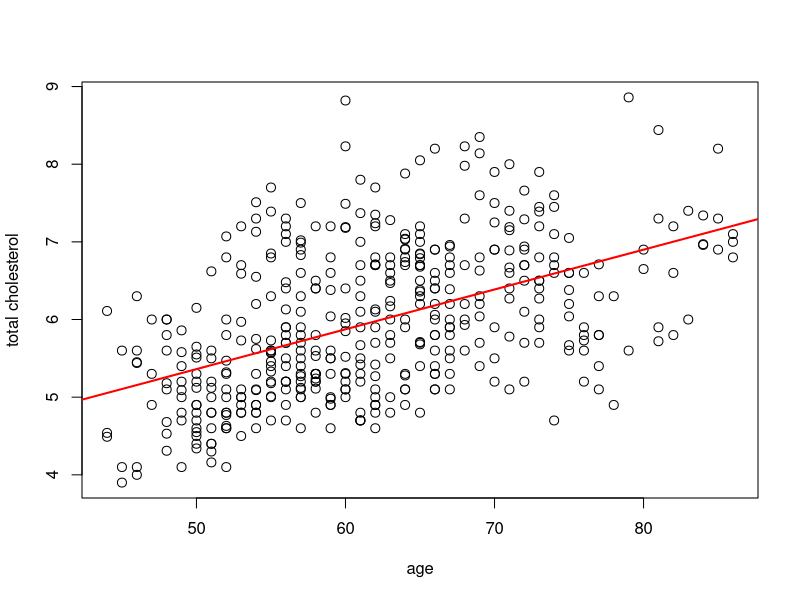
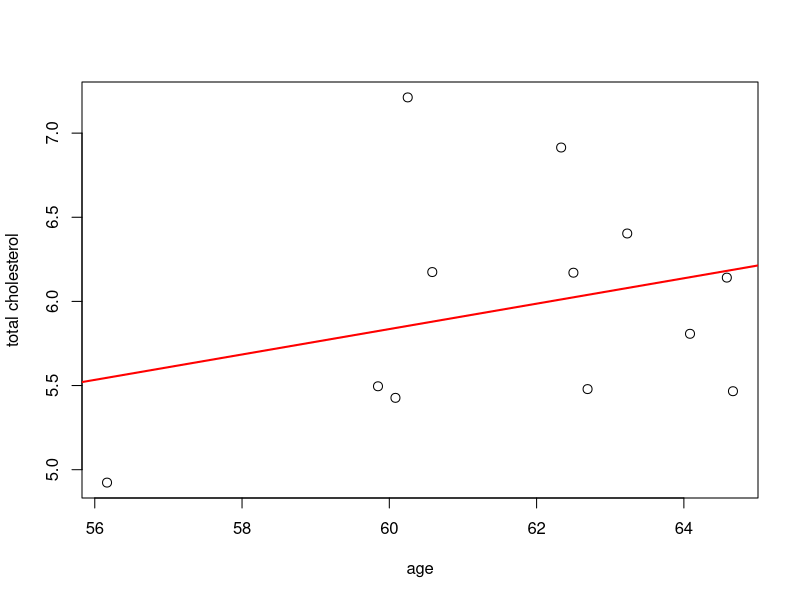
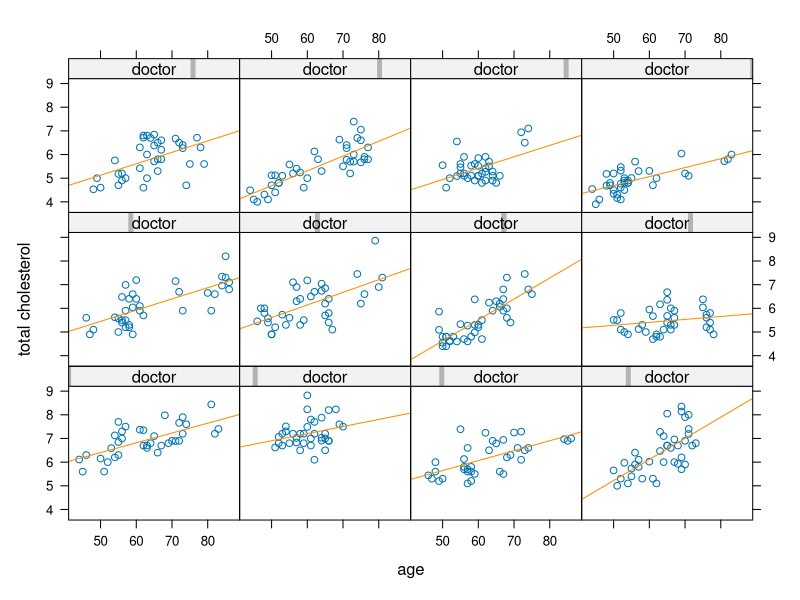
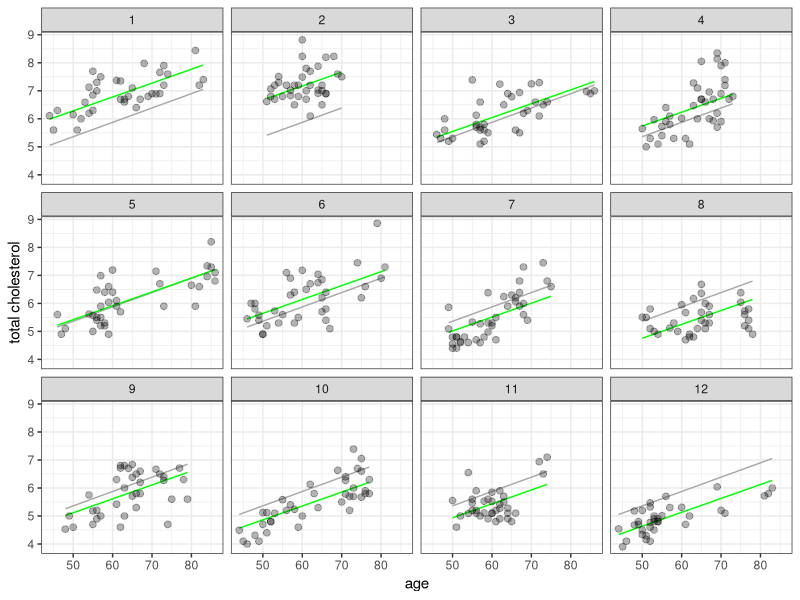
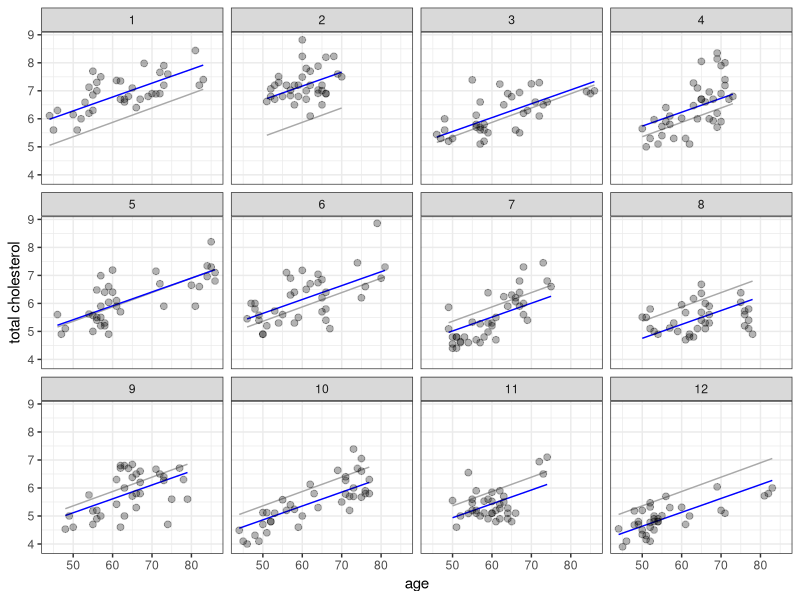
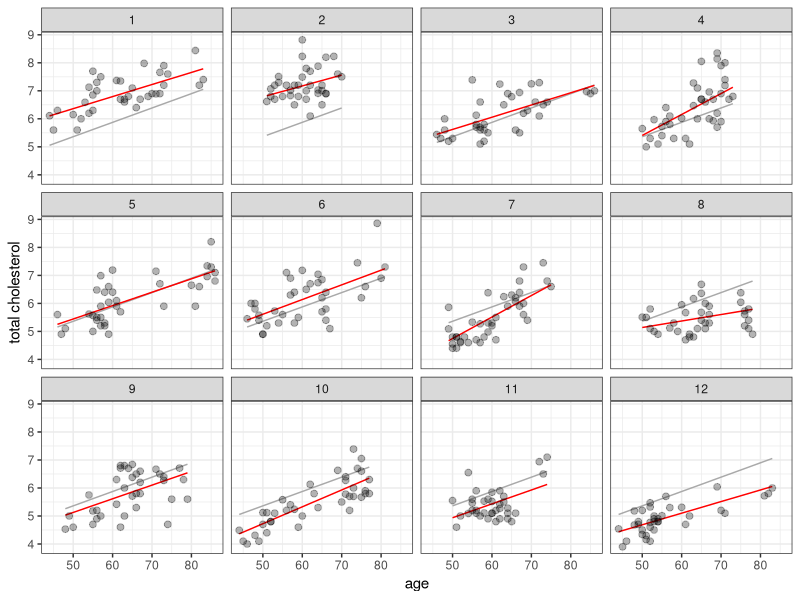

Write R code to recreate these figures, in order.
## ---- chunk 1
library(lme4)
library(lattice)
library(ggplot2)
library(nlme)
## ---- chunk 2
data.chol <- read.csv("Cholesterol.txt", sep = " ")
dim(data.chol)
head(data.chol)
## ---- chunk 3
model1 <- lm(chol ~ age, data = data.chol)
summary(model1)
data.chol$PooledPredictions <- fitted(model1)
plot(data.chol$age, data.chol$chol, xlab = "age", ylab = "total cholesterol", cex = 1.2)
abline(model1, col = "red", lwd = 2)
## ---- chunk 4
chol.group <- tapply(data.chol$chol, INDEX = data.chol$doctor, FUN = mean)
age.group <- tapply(data.chol$age, INDEX = data.chol$doctor, FUN = mean)
Group.Model <- lm(chol.group ~ age.group)
summary(Group.Model)
plot(age.group, chol.group, xlab = "age", ylab = "total cholesterol", cex = 1.2)
abline(Group.Model, col = "red", lwd = 2)
## ---- chunk 5
fits <- lmList(chol ~ age | doctor, data = data.chol)
fits
xyplot(chol ~ age | doctor,
  data = data.chol, type = c("p", "r"),
  col.line = "darkorange", xlab = "age", ylab = "total cholesterol"
)
## ---- chunk 6
FE.Model <- lm(chol ~ age + as.factor(doctor), data = data.chol)
summary(FE.Model)
## ---- chunk 7
RandomIntercept <- lme(chol ~ age, random = ~ 1 | doctor, data = data.chol)
summary(RandomIntercept)
## ---- chunk 8
RandomSlope <- lme(chol ~ age, random = ~ 1 + age | doctor, data = data.chol)
summary(RandomSlope)
## ---- chunk 9
data.chol$FixedEffects <- fitted(RandomIntercept)
data.chol$VaryingInterceptPredictions <- fitted(RandomIntercept)
data.chol$VaryingSlopePredictions <- fitted(RandomSlope)
## ---- chunk 10
gg.fe <- ggplot(data.chol, aes(x = age, y = chol, group = doctor)) +
  geom_line(aes(y = PooledPredictions), color = "darkgrey") +
  geom_line(aes(y = FixedEffects), color = "green") +
  geom_point(alpha = 0.3, size = 2) +
  xlab("age") +
  ylab("total cholesterol") +
  facet_wrap(~doctor) +
  theme_bw()

print(gg.fe)
## ---- chunk 11
gg.intercept <- ggplot(data.chol, aes(x = age, y = chol, group = doctor)) +
  geom_line(aes(y = PooledPredictions), color = "darkgrey") +
  geom_line(aes(y = VaryingInterceptPredictions), color = "blue") +
  geom_point(alpha = 0.3, size = 2) +
  xlab("age") +
  ylab("total cholesterol") +
  facet_wrap(~doctor) +
  theme_bw()

print(gg.intercept)
## ---- chunk 12
gg.slope <- ggplot(data.chol, aes(x = age, y = chol, group = doctor)) +
  geom_line(aes(y = PooledPredictions), color = "darkgrey") +
  geom_line(aes(y = VaryingSlopePredictions), color = "red") +
  geom_point(alpha = 0.3, size = 2) +
  xlab("age") +
  ylab("total cholesterol") +
  facet_wrap(~doctor) +
  theme_bw()

print(gg.slope)
